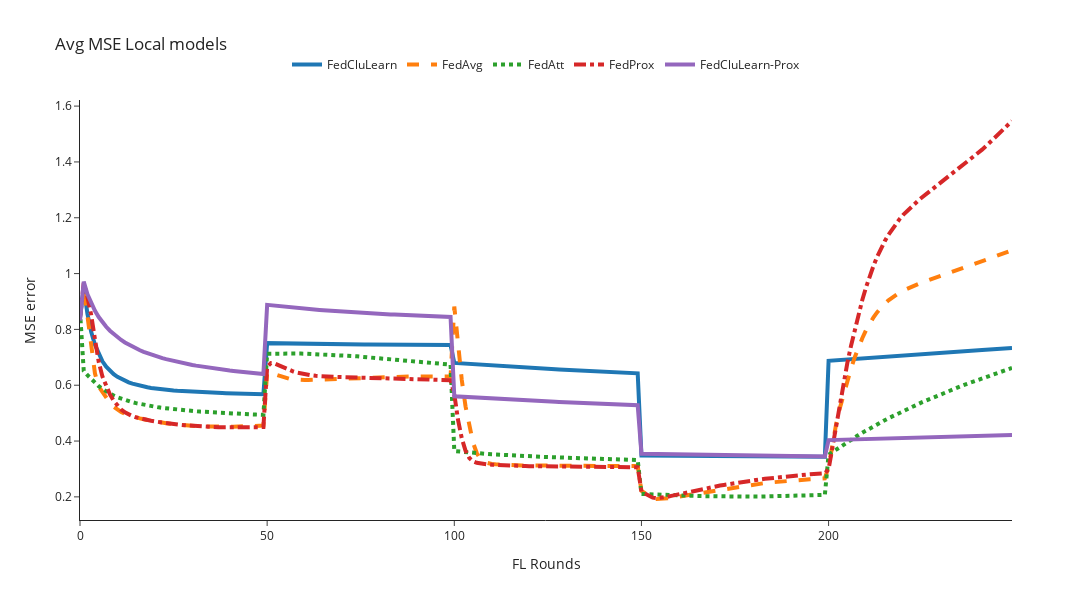

Write notebook code for a chart like this one.
### Code cell
mse_column = 'mse'
n_rounds, y = preprocessing_results(filenames=local_filenames, mse_column=mse_column)
plot_plotly(n_rounds, y, title='Avg MSE Local models', y_axis_title=f'{mse_column.upper()} error', y_axis_max=0.3)

### Figure 1 — Plotly figure (JSON) as saved in the notebook; plotly's stock layout.template omitted (floating-point values rounded to 4 significant figures; data arrays with more than 128 entries replaced by an {"elided": "..."} marker saying what was removed)
{"data": [{"line": {"dash": "solid", "width": 4}, "mode": "lines", "name": "FedCluLearn", "type": "scatter", "x": {"elided": "251 int values"}, "y": {"elided": "250 float values"}}, {"line": {"dash": "dash", "width": 4}, "mode": "lines", "name": "FedAvg", "type": "scatter", "x": {"elided": "251 int values"}, "y": {"elided": "250 float values"}}, {"line": {"dash": "dot", "width": 4}, "mode": "lines", "name": "FedAtt", "type": "scatter", "x": {"elided": "251 int values"}, "y": {"elided": "250 float values"}}, {"line": {"dash": "dashdot", "width": 4}, "mode": "lines", "name": "FedProx", "type": "scatter", "x": {"elided": "251 int values"}, "y": {"elided": "250 float values"}}, {"line": {"dash": "solid", "width": 4}, "mode": "lines", "name": "FedCluLearn-Prox", "type": "scatter", "x": {"elided": "251 int values"}, "y": {"elided": "250 float values"}}], "layout": {"height": 600, "legend": {"orientation": "h", "x": 0.5, "xanchor": "center", "y": 1.05, "yanchor": "bottom"}, "title": {"text": "Avg MSE Local models"}, "width": 1200, "xaxis": {"title": {"text": "FL Rounds"}}, "yaxis": {"title": {"text": "MSE error"}}}}
